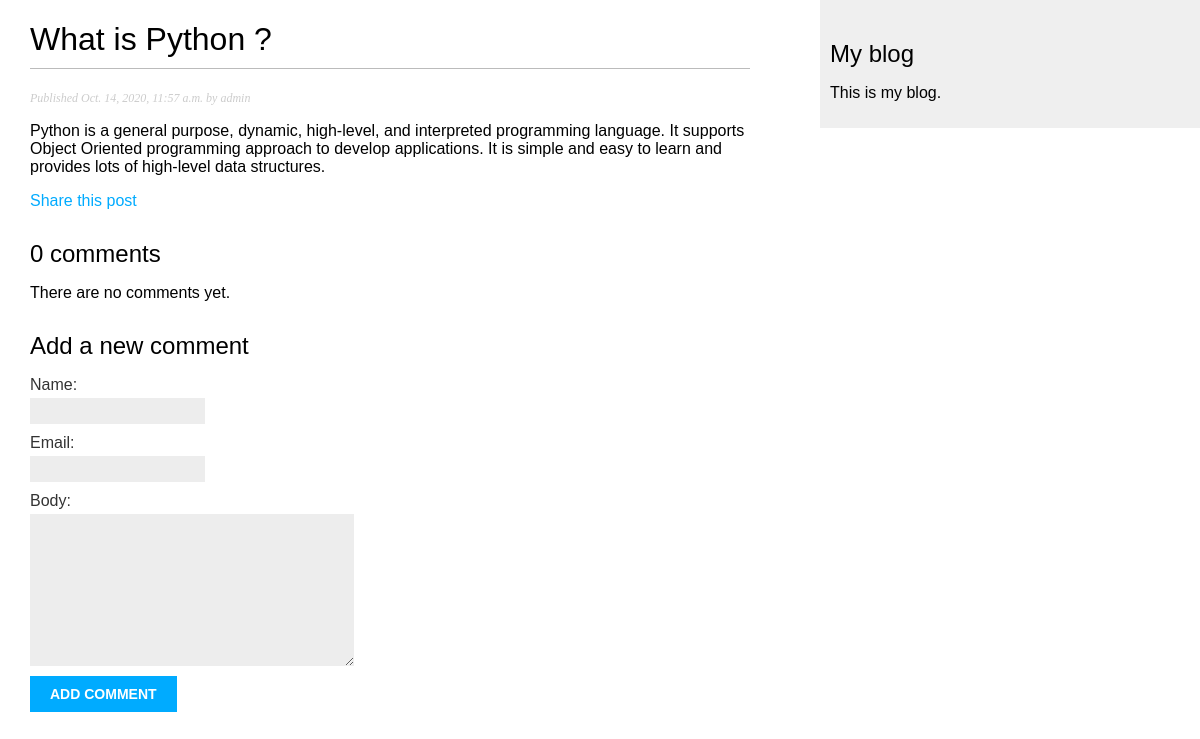
/blog/2020/10/14/another-post/, run on the app's committed database.
### blog/models.py (models this page shows, shortened)
class Post(models.Model):
    STATUS_CHOICES = (
('draft', 'Draft'),
('published', 'Published'),
)
    title = models.CharField(max_length=250)
    slug = models.SlugField(max_length=250,
    unique_for_date='publish')
    author = models.ForeignKey(User,
    on_delete=models.CASCADE,
    related_name='blog_posts')
    body = models.TextField()
    publish = models.DateTimeField(default=timezone.now)
    created = models.DateTimeField(auto_now_add=True)
    updated = models.DateTimeField(auto_now=True)
    status = models.CharField(max_length=10,
    choices=STATUS_CHOICES,
    default='draft')
    class Meta:
      ordering = ('-publish',)
    objects = models.Manager() # The default manager.
    published = PublishedManager() # Our custom manager.
    """
 Creating a comment system
Building a model
    """

### blog/views.py (the view)
def post_detail(request, year, month, day, post):
    post = get_object_or_404(Post, slug=post,
status='published',
publish__year=year,
publish__month=month,
publish__day=day)
    comments = post.comments.filter(active=True)
    new_comment = None
    if request.method == 'POST':
        comment_form = CommentForm(data=request.POST)
        if comment_form.is_valid():
            new_comment = comment_form.save(commit=False)
            new_comment.post = post
            new_comment.save()
    else:
        comment_form = CommentForm()
    return render(request,
    'blog/post/detail.html',
    {'post': post,
    'comments': comments,
    'new_comment': new_comment,
    'comment_form': comment_form
    })

### blog/forms.py
class CommentForm(forms.ModelForm):
    class Meta:
        model = Comment
        fields = ('name', 'email', 'body')

### blog/templates/blog/post/detail.html (shortened to what this page needs)
{% extends "blog/base.html" %}
{% block content %}
<h1>{{ post.title }}</h1>
<p class="date">
Published {{ post.publish }} by {{ post.author }}
</p>
{{ post.body|linebreaks }}
<p>
    <a href="{% url 'blog:post_share' post.id %}">
    Share this post
    </a>
    </p>
    {% with comments.count as total_comments %}
<h2>
{{ total_comments }} comment{{ total_comments|pluralize }}
</h2>
{% endwith %}
{% for comment in comments %}
<div class="comment">
<p class="info">
Comment {{ forloop.counter }} by {{ comment.name }}
{{ comment.created }}
</p>
{{ comment.body|linebreaks }}
</div>
{% empty %}
<p>There are no comments yet.</p>
{% endfor %}
{% if new_comment %}
<h2>Your comment has been added.</h2>
{% else %}
<h2>Add a new comment</h2>
<form method="post">
{{ comment_form.as_p }}
<p><input type="submit" value="Add comment"></p>
</form>
{% endif %}
{% endblock %}

### blog/static/css/blog.css (style rules this page uses)
body { margin:0; padding:0; font-family:helvetica, sans-serif; }
a { color:#00abff; text-decoration:none; }
h1 { font-weight:normal; border-bottom:1px solid #bbb; padding:0 0 10px 0; }
h2 { font-weight:normal; margin:30px 0 0; }
p.date { color:#ccc; font-family: georgia, serif; font-size: 12px; font-style: italic; }
label { float:left; clear:both; color:#333; margin-bottom:4px; }
input, textarea { clear:both; float:left; margin:0 0 10px; background:#ededed; border:0; padding:6px 10px; font-size:12px; }
input[type=submit] { font-weight:bold; background:#00abff; color:#fff; padding:10px 20px; font-size:14px; text-transform:uppercase; }

### data on the page
Post: title "What is Python ?", publish "Oct. 14, 2020, 11:57 a.m.", author "admin", body "Python is a general purpose, dynamic, high-level, and interpreted programming language. It supports Object Oriented programming approach to develop applications. It is simple and easy to learn and provides lots of high-level data structures."

### other printed values
{{ total_comments }} "0"
